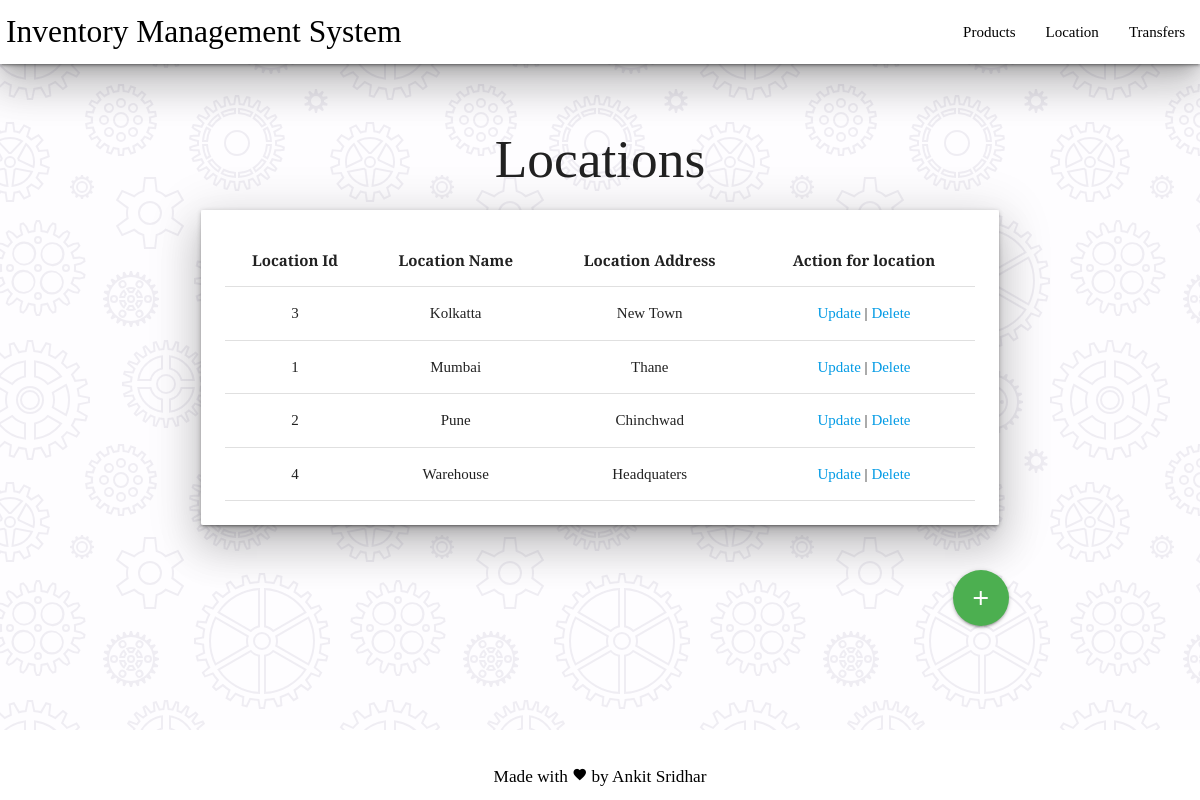
/locations, run on the app's committed database.
### IMS/models.py (models this page shows, shortened)
class Location(db.Model):
    locationId = db.Column(db.Integer, primary_key= True)
    locationName = db.Column(db.String(20),unique = True, nullable = False)
    locationAddress = db.Column(db.String(50), nullable = False)

### IMS/routes.py (the view)
@app.route('/locations')
def locations():
    locations = Location.query.all()
    return render_template('locations.html',locations=locations)

### IMS/templates/locations.html (shortened to what this page needs)
{% extends 'base.html' %}
{% block body %}
<section style="padding: 2.5%;">
    <h2 class="center">Locations</h2>
    <div class="container ">
        <div class="col s12 m7 z-depth-5">
            <div class="card horizontal">
              <div class="card-stacked">
                <div class="card-content">
                    <table class="highlight centered">
                        <thead>
                            <tr>
                                <th>Location Id</th>
                                <th>Location Name</th>
                                <th>Location Address</th>
                                <th>Action for location</th>
                            </tr>
                        </thead>
                        <tbody>
                        {% for location in locations |sort(attribute="locationName")%}
                            <tr>
                                <td>{{location.locationId}}</td>
                                <td>{{location.locationName}}</td>
                                <td>{{location.locationAddress}}</td>
                                <td><a href="/updatelocation/{{location.locationId}}">Update</a> |
                                    <a href="/deletelocation/{{location.locationId}}">Delete</a></td>
                            </tr>
                        {% endfor %}
                        </tbody>
                    </table>
                </div>
              </div>
            </div>
          </div>
    </div>
</section>
    <div class="container">
        <div class="row right">
            <div class="col">
                <a class="btn-floating btn-large waves-effect waves-light green modal-trigger" href="#addlocation"><i class="material-icons">add</i></a>
            </div>
        </div>
</div>
{% endblock %}

### IMS/static/styles.css (style rules this page uses)
body { background-color: #fefdff; font-family: 'Playfair Display', serif; }

### data on the page
Location: locationId "3", locationName "Kolkatta", locationAddress "New Town"
Location: locationId "1", locationName "Mumbai", locationAddress "Thane"
Location: locationId "2", locationName "Pune", locationAddress "Chinchwad"
Location: locationId "4", locationName "Warehouse", locationAddress "Headquaters"
